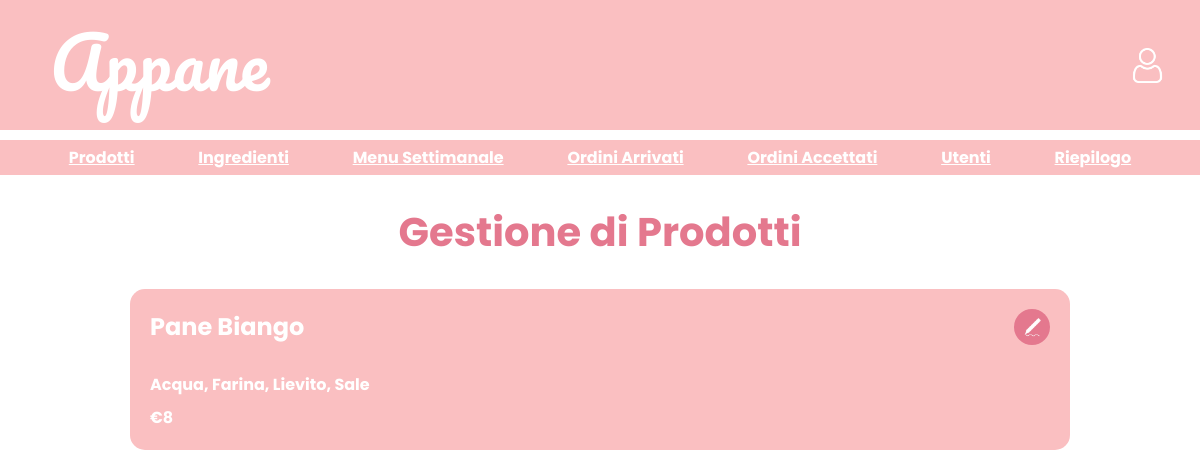
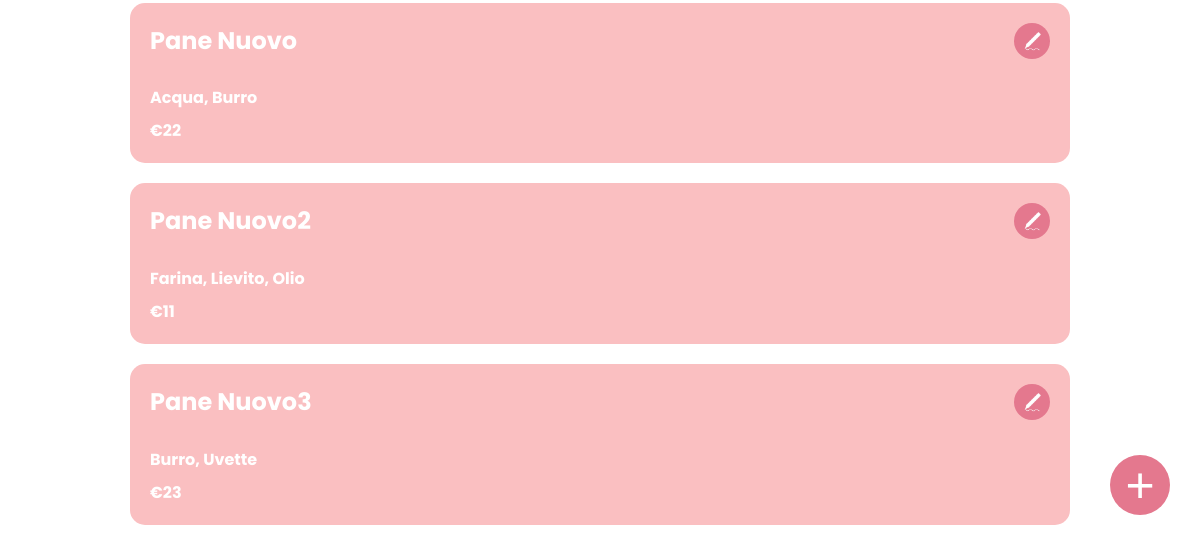
/BACK/managementProducts/managementProducts.php, run on an earlier commit of the app's database (2 pictures, top to bottom).
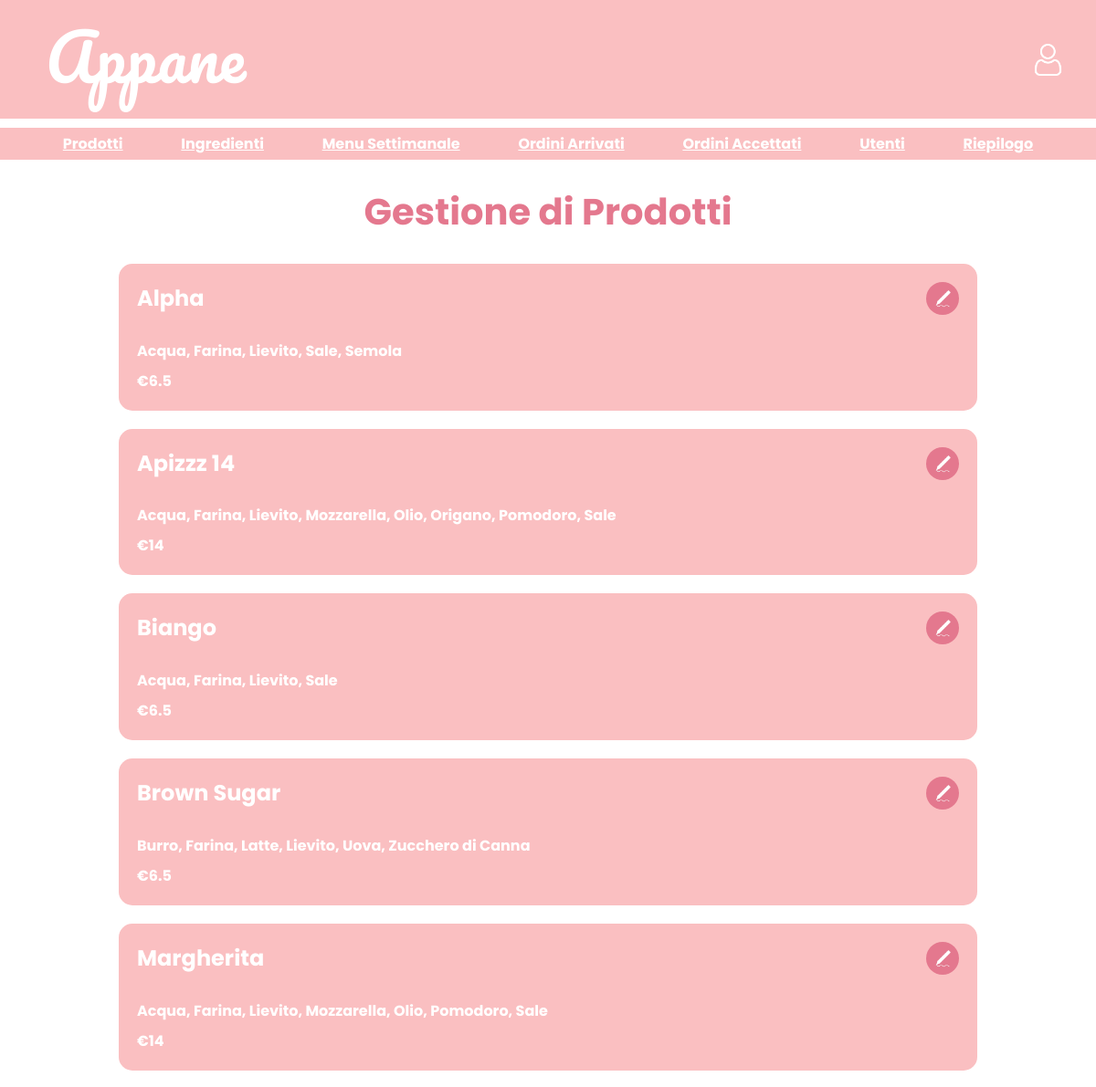
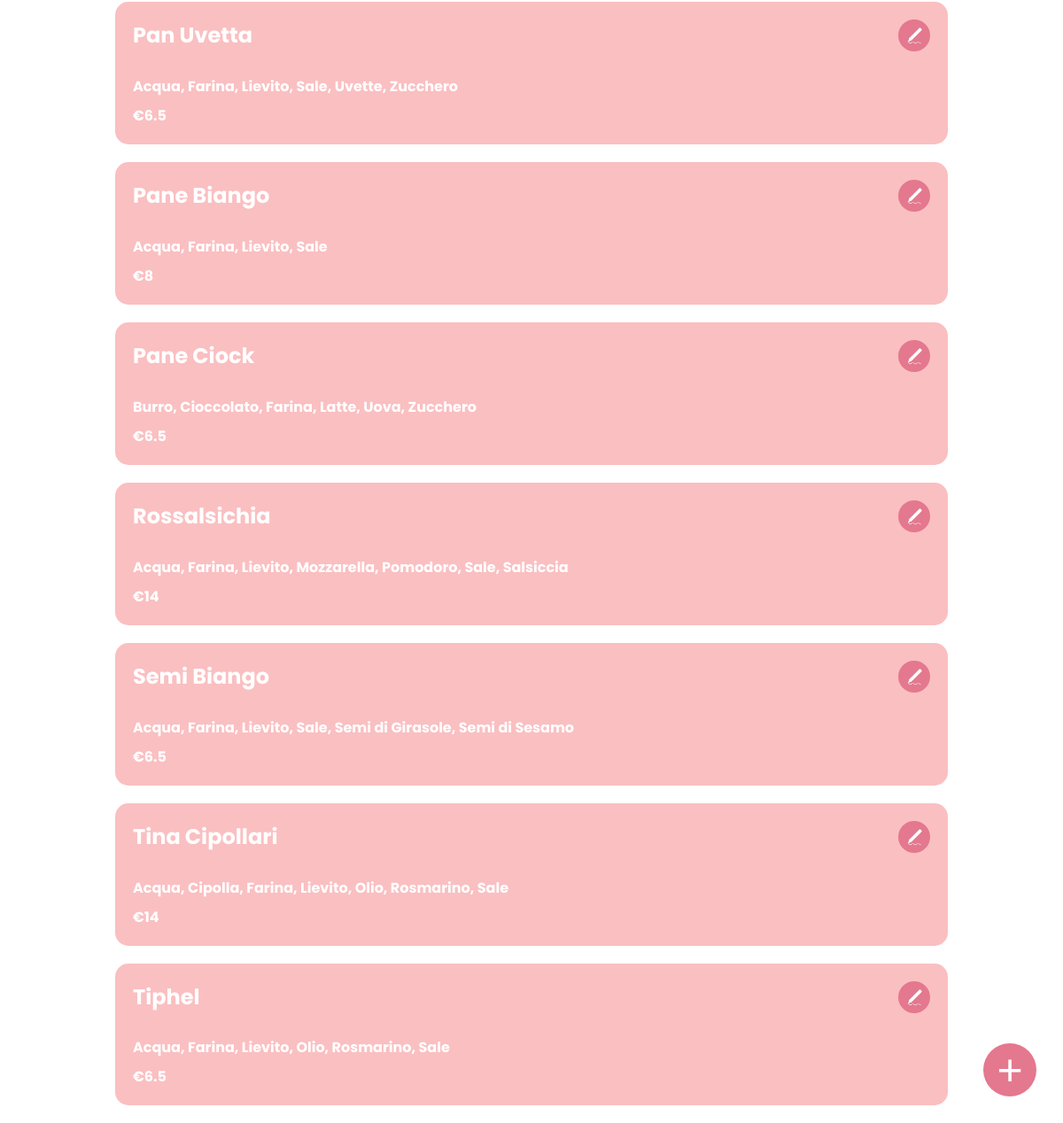
And on a later commit of the database (2 pictures, top to bottom).
### tables this page shows
CREATE TABLE `tprodotto` (
  `id` int(11) NOT NULL,
  `nome` varchar(255) NOT NULL,
  `prezzo` float NOT NULL
);

### BACK/managementProducts/managementProducts.php (the view, shortened to what this page needs)
<?php
require('../../includes/db.php');
include('../header.php');
function creaProd($id, $nome, $ingredienti, $prezzo)
{
    $string_ingredienti = implode(', ', $ingredienti);
    return "<div class='prodotto'>
                <div class='level'>
                    <h2>$nome</h2>
                    <button class='cart-btn' style='float: right;' title='Modifica prodotto'
                        onclick='openModal(\"modalModifyProduct.php?id=$id\")'>
                        <img src='../../grafica/img/pen.png' class='cart-icon' />
                    </button>
                </div>
                <p>$string_ingredienti</p>
                <p>€$prezzo</p>
            </div>";
}
?>
<!DOCTYPE html>
<html lang="it">
<head>
    <link rel="stylesheet" href="../../grafica/style.css?v=<?php echo time();?>">
</head>
<body>
    <div class="main-content">
        <h1>Gestione di Prodotti</h1>
        <div class="menu">
            <?php
            $sqlMenu = "SELECT id, nome, prezzo FROM tprodotto ORDER BY nome";
            $resultMenu = $conn->query($sqlMenu);
            if ($resultMenu->num_rows > 0) {
                while ($rowProd = $resultMenu->fetch_assoc()) {
                    $stmtIng = $conn->prepare("SELECT idIngrediente FROM tricetta WHERE idProdotto = ?");
                    $stmtIng->bind_param("i", $rowProd["id"]);
                    $stmtIng->execute();
                    $resultI = $stmtIng->get_result();
                    $ingredienti = [];
                    while ($rowI = $resultI->fetch_assoc()) {
                        $stmt = $conn->prepare("SELECT nome FROM tingrediente WHERE id = ?");
                        $stmt->bind_param("i", $rowI['idIngrediente']);
                        $stmt->execute();
                        $result = $stmt->get_result();
                        if($result->num_rows===1){
                            $ingredienti[] = $result->fetch_assoc()["nome"];
                        }
                    }
                    sort($ingredienti);
                    echo creaProd($rowProd["id"], $rowProd["nome"], $ingredienti,  $rowProd["prezzo"]);
                }
            } else {
                echo '<p> Per ora non ci sono prodotti salvati </p>';
            }
            ?>
        </div>
    </div>
    <button class="add-btn" title="Aggiungi prodotto" onclick="openModal('modalAddProduct.php')">+</button>
</body>
</html>

What changed in the data, as far as the page shows it:
removed tprodotto: nome "Pane Nuovo", string_ingredienti "Acqua, Burro", prezzo "22"
removed tprodotto: nome "Pane Nuovo2", string_ingredienti "Farina, Lievito, Olio", prezzo "11"
removed tprodotto: nome "Pane Nuovo3", string_ingredienti "Burro, Uvette", prezzo "23"
added tprodotto: nome "Alpha", string_ingredienti "Acqua, Farina, Lievito, Sale, Semola", prezzo "6.5"
added tprodotto: nome "Apizzz 14", string_ingredienti "Acqua, Farina, Lievito, Mozzarella, Olio, Origano, Pomodoro, Sale", prezzo "14"
added tprodotto: nome "Biango", string_ingredienti "Acqua, Farina, Lievito, Sale", prezzo "6.5"
added tprodotto: nome "Brown Sugar", string_ingredienti "Burro, Farina, Latte, Lievito, Uova, Zucchero di Canna", prezzo "6.5"
added tprodotto: nome "Margherita", string_ingredienti "Acqua, Farina, Lievito, Mozzarella, Olio, Pomodoro, Sale", prezzo "14"
added tprodotto: nome "Pan Uvetta", string_ingredienti "Acqua, Farina, Lievito, Sale, Uvette, Zucchero", prezzo "6.5"
added tprodotto: nome "Pane Ciock", string_ingredienti "Burro, Cioccolato, Farina, Latte, Uova, Zucchero", prezzo "6.5"
added tprodotto: nome "Rossalsichia", string_ingredienti "Acqua, Farina, Lievito, Mozzarella, Pomodoro, Sale, Salsiccia", prezzo "14"
added tprodotto: nome "Semi Biango", string_ingredienti "Acqua, Farina, Lievito, Sale, Semi di Girasole, Semi di Sesamo", prezzo "6.5"
added tprodotto: nome "Tina Cipollari", string_ingredienti "Acqua, Cipolla, Farina, Lievito, Olio, Rosmarino, Sale", prezzo "14"
added tprodotto: nome "Tiphel", string_ingredienti "Acqua, Farina, Lievito, Olio, Rosmarino, Sale", prezzo "6.5"
